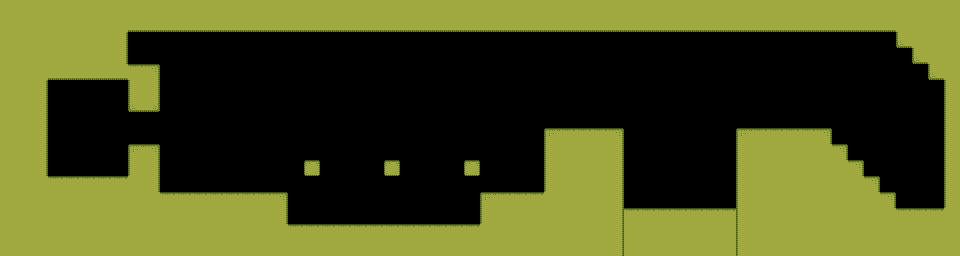

Below is a game level as drawn by its tile map, then a one-line description and the .tmx that defines it (tile-layer data replaced by summaries):
An orthogonal 60x16 tile map with 16x16 px tiles, 1 tile layer (tiles) and 125 objects (42x ladder, 28x decor, 15x acorn, 12x spike, 9x disappearing, ...).

<map version="1.5" tiledversion="1.7.2" orientation="orthogonal" renderorder="right-down" width="60" height="16" tilewidth="16" tileheight="16" infinite="0" nextlayerid="3" nextobjectid="126">
 <tileset firstgid="1" source="forest.tsx" />
 <layer id="1" name="tiles" width="60" height="16">
  <data>[960 cells, 457 non-empty, 10 distinct tile ids]</data>
 </layer>
 <objectgroup id="2" name="objects">
  <object id="1" name="spike" gid="20" x="288" y="224" width="16" height="16" />
  <object id="2" name="spike" gid="20" x="304" y="224" width="16" height="16" />
  <object id="3" name="spike" gid="20" x="320" y="224" width="16" height="16" />
  <object id="4" name="spike" gid="20" x="336" y="224" width="16" height="16" />
  <object id="5" name="spike" gid="20" x="352" y="224" width="16" height="16" />
  <object id="6" name="spike" gid="20" x="368" y="224" width="16" height="16" />
  <object id="7" name="spike" gid="20" x="384" y="224" width="16" height="16" />
  <object id="8" name="spike" gid="20" x="400" y="224" width="16" height="16" />
  <object id="9" name="spike" gid="20" x="416" y="224" width="16" height="16" />
  <object id="10" name="spike" gid="20" x="432" y="224" width="16" height="16" />
  <object id="11" name="spike" gid="20" x="448" y="224" width="16" height="16" />
  <object id="12" name="spike" gid="20" x="464" y="224" width="16" height="16" />
  <object id="13" name="breaking" gid="6" x="320" y="176" width="16" height="16" />
  <object id="14" name="breaking" gid="6" x="336" y="176" width="16" height="16" />
  <object id="15" name="breaking" gid="6" x="352" y="176" width="16" height="16" />
  <object id="16" name="breaking" gid="6" x="368" y="176" width="16" height="16" />
  <object id="17" name="breaking" gid="6" x="400" y="176" width="16" height="16" />
  <object id="18" name="breaking" gid="6" x="416" y="176" width="16" height="16" />
  <object id="19" name="breaking" gid="6" x="432" y="176" width="16" height="16" />
  <object id="20" name="breaking" gid="6" x="448" y="176" width="16" height="16" />
  <object id="21" name="start" x="64" y="160" width="16" height="16" />
  <object id="22" name="ladder" gid="5" x="176" y="112" width="16" height="16" />
  <object id="23" name="ladder" gid="5" x="176" y="96" width="16" height="16" />
  <object id="24" name="ladder" gid="5" x="176" y="80" width="16" height="16" />
  <object id="25" name="ladder" gid="5" x="176" y="64" width="16" height="16" />
  <object id="26" name="ladder" gid="5" x="176" y="48" width="16" height="16" />
  <object id="27" name="ladder" gid="5" x="176" y="128" width="16" height="16" />
  <object id="28" name="ladder" gid="5" x="384" y="160" width="16" height="16" />
  <object id="29" name="ladder" gid="5" x="384" y="144" width="16" height="16" />
  <object id="30" name="ladder" gid="5" x="384" y="128" width="16" height="16" />
  <object id="31" name="ladder" gid="5" x="384" y="112" width="16" height="16" />
  <object id="32" name="ladder" gid="5" x="384" y="96" width="16" height="16" />
  <object id="33" name="bridge" gid="26" x="384" y="96" width="16" height="16" />
  <object id="34" name="bridge" gid="25" x="368" y="96" width="16" height="16" />
  <object id="35" name="bridge" gid="27" x="400" y="96" width="16" height="16" />
  <object id="36" name="bouncer" gid="13" x="528" y="192" width="16" height="16" />
  <object id="37" name="disappearing" gid="28" x="624" y="144" width="16" height="16">
   <properties>
    <property name="delay" value="0" />
   </properties>
  </object>
  <object id="38" name="disappearing" gid="28" x="640" y="144" width="16" height="16">
   <properties>
    <property name="delay" value="10" />
   </properties>
  </object>
  <object id="39" name="disappearing" gid="28" x="656" y="144" width="16" height="16">
   <properties>
    <property name="delay" value="20" />
   </properties>
  </object>
  <object id="40" name="disappearing" gid="28" x="672" y="144" width="16" height="16">
   <properties>
    <property name="delay" value="30" />
   </properties>
  </object>
  <object id="41" name="disappearing" gid="28" x="688" y="144" width="16" height="16">
   <properties>
    <property name="delay" value="40" />
   </properties>
  </object>
  <object id="42" name="disappearing" gid="28" x="704" y="144" width="16" height="16">
   <properties>
    <property name="delay" value="50" />
   </properties>
  </object>
  <object id="43" name="disappearing" gid="28" x="720" y="144" width="16" height="16">
   <properties>
    <property name="delay" value="60" />
   </properties>
  </object>
  <object id="44" name="disappearing" gid="28" x="720" y="176" width="16" height="16">
   <properties>
    <property name="delay" value="150" />
   </properties>
  </object>
  <object id="45" name="ladder" gid="5" x="176" y="112" width="16" height="16" />
  <object id="46" name="ladder" gid="5" x="176" y="144" width="16" height="16" />
  <object id="47" name="ladder" gid="5" x="224" y="48" width="16" height="16" />
  <object id="48" name="ladder" gid="5" x="224" y="64" width="16" height="16" />
  <object id="49" name="ladder" gid="5" x="224" y="80" width="16" height="16" />
  <object id="50" name="ladder" gid="5" x="224" y="96" width="16" height="16" />
  <object id="51" name="ladder" gid="5" x="256" y="64" width="16" height="16" />
  <object id="52" name="ladder" gid="5" x="256" y="48" width="16" height="16" />
  <object id="53" name="ladder" gid="5" x="256" y="80" width="16" height="16" />
  <object id="54" name="ladder" gid="5" x="256" y="112" width="16" height="16" />
  <object id="55" name="ladder" gid="5" x="256" y="96" width="16" height="16" />
  <object id="56" name="ladder" gid="5" x="256" y="128" width="16" height="16" />
  <object id="57" name="ladder" gid="5" x="256" y="128" width="16" height="16" />
  <object id="58" name="ladder" gid="5" x="288" y="48" width="16" height="16" />
  <object id="59" name="ladder" gid="5" x="288" y="64" width="16" height="16" />
  <object id="60" name="ladder" gid="5" x="320" y="48" width="16" height="16" />
  <object id="61" name="ladder" gid="5" x="784" y="48" width="16" height="16" />
  <object id="62" name="ladder" gid="5" x="784" y="64" width="16" height="16" />
  <object id="63" name="ladder" gid="5" x="784" y="80" width="16" height="16" />
  <object id="64" name="ladder" gid="5" x="784" y="96" width="16" height="16" />
  <object id="65" name="ladder" gid="5" x="784" y="112" width="16" height="16" />
  <object id="66" name="ladder" gid="5" x="784" y="128" width="16" height="16" />
  <object id="67" name="ladder" gid="5" x="832" y="48" width="16" height="16" />
  <object id="68" name="ladder" gid="5" x="832" y="64" width="16" height="16" />
  <object id="69" name="ladder" gid="5" x="832" y="64" width="16" height="16" />
  <object id="70" name="ladder" gid="5" x="832" y="80" width="16" height="16" />
  <object id="71" name="ladder" gid="5" x="832" y="96" width="16" height="16" />
  <object id="72" name="ladder" gid="5" x="832" y="96" width="16" height="16" />
  <object id="73" name="ladder" gid="5" x="832" y="112" width="16" height="16" />
  <object id="74" name="ladder" gid="5" x="832" y="128" width="16" height="16" />
  <object id="75" name="ladder" gid="5" x="832" y="144" width="16" height="16" />
  <object id="76" name="acorn" gid="14" x="128" y="64" width="16" height="16" />
  <object id="77" name="acorn" gid="14" x="144" y="64" width="16" height="16" />
  <object id="78" name="acorn" gid="14" x="48" y="144" width="16" height="16" />
  <object id="79" name="acorn" gid="14" x="368" y="80" width="16" height="16" />
  <object id="80" name="acorn" gid="14" x="384" y="80" width="16" height="16" />
  <object id="81" name="acorn" gid="14" x="400" y="80" width="16" height="16" />
  <object id="82" name="acorn" gid="14" x="320" y="144" width="16" height="16" />
  </objectgroup>
</map>
<!-- 43 of 125 objects omitted -->
